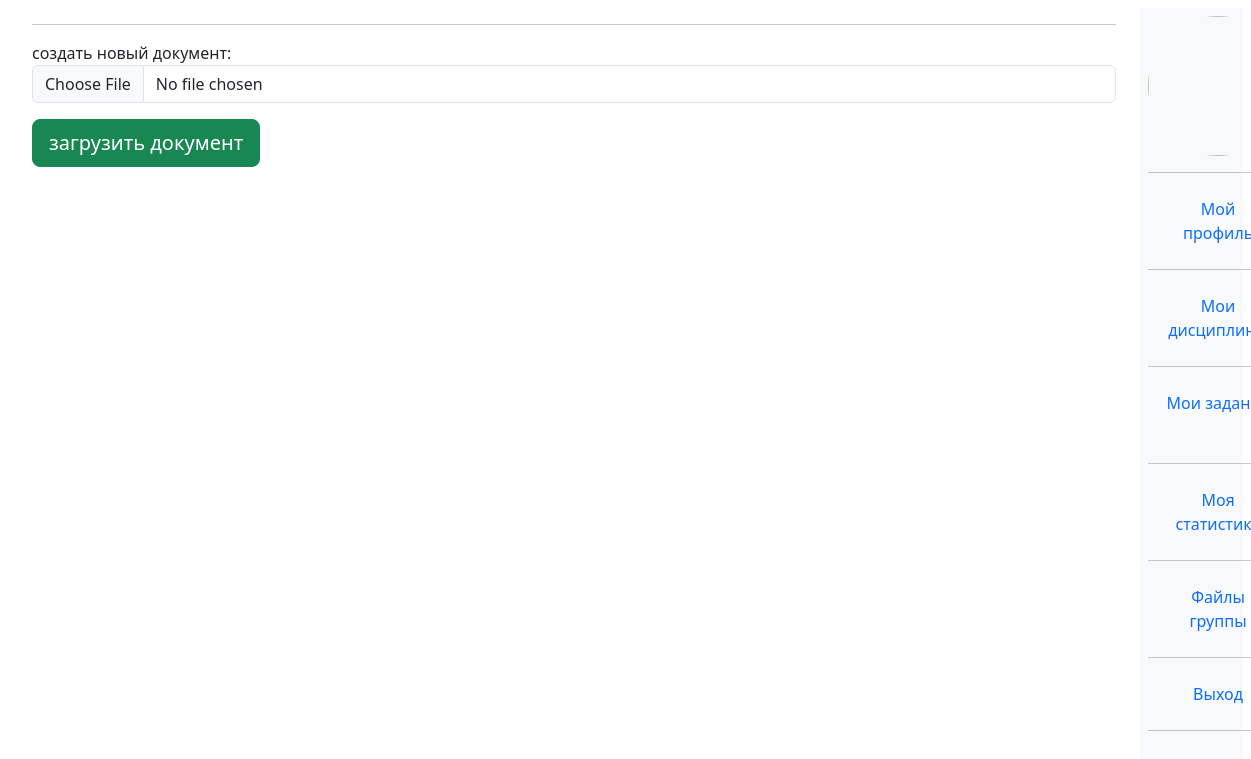
The page /student/group_files/subject/1 (signed in) on the database as committed earlier.
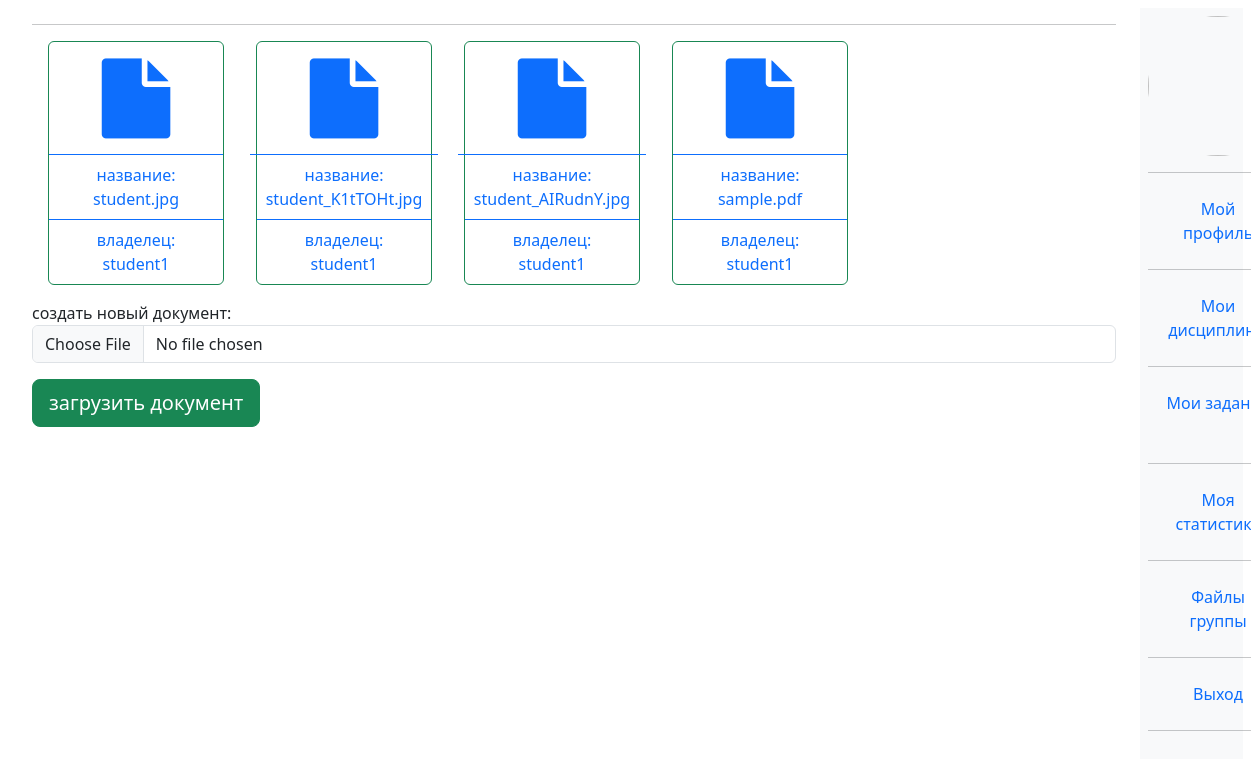
The same page on the database as committed later.
### univ_app/models.py (models this page shows, shortened)
class Document(models.Model):
    title = models.CharField(max_length=200, default = '', blank = True)
    subject = models.ForeignKey("Subject", blank = True, null = True, on_delete = models.SET_NULL)
    student = models.ForeignKey("Student", blank = True, null = True, on_delete = models.SET_NULL)
    doc = models.FileField(upload_to = "uploads/documents/", null = True)
    @property
    def filename(self):
        return os.path.basename(self.doc.name)

class Student(models.Model):
    user = models.OneToOneField(User, null=True, blank=True, on_delete=models.CASCADE)
    st_group = models.ForeignKey("StGroup", blank = True, null = True, on_delete = models.SET_NULL)
    profile_picture = models.ImageField(upload_to = "uploads/profile_pictures/%Y/", default = "student.jpg", null = True)
    def __str__(self):
        return self.user.username

### univ_app/decorators.py (the view)
        def wrapper(request, *args, **kwargs):
            group = None
            if request.user.groups.exists():
                group = request.user.groups.all()[0].name
            if group in allowed_groups:
                return view_func(request, *args, **kwargs)
            else:
                return HttpResponse("У вас нет прав доступа к этой странице")

### univ_app/forms.py
class DocumentForm(forms.ModelForm):
    class Meta:
        model = Document
        fields = ['doc']
        labels = {
            'doc': "создать новый документ",
        }
    def __init__(self, *args, **kwargs):
        super(DocumentForm, self).__init__(*args, **kwargs)
        for name, field in self.fields.items():
            field.widget.attrs.update({'class': 'form-control'})

### univ_app/context_processors.py (called while the page is built)
def get_profile_picture_form(request):
    picture_form = PictureForm
    return {"picture_form": picture_form}

### univ_app/templatetags/user_tags.py (called while the page is built)
@register.filter(name='has_group')
def has_group(user, group_name):
    return user.groups.filter(name=group_name).exists()

### univ_app/views.py (called while the page is built, shortened)
@allowed_users(allowed_groups = ["student"])
def s_group_files_subject(request,subject_id):
    student = request.user.student
    subject = Subject.objects.get(id = subject_id)
    docs = subject.document_set.all()
    form = DocumentForm()
    ctx = {
        "docs":docs,
        "subject" : subject,
        "form":form,
    }
    return render(request, "student_views/s_group_files_subject.html", ctx)

### templates/student_views/s_group_files_subject.html (shortened to what this page needs)
{%extends "base.html"%}
{% block s_group_files_subject %}
<div class = "container-fluid">
  <hr>
  <div class="d-flex flex-wrap ">
    {%for doc in docs%}
    <div class="card border-success align-items-center text-center mb-3 mx-3" style="max-width: 11rem;">
      <div class="card-body text-primary">
        <p class="card-text"><a class="mb-1" href = {{doc.doc.url}}> <i class="fa fa-file fa-5x"></i> </a></p>
      </div>
      <div class=" text-primary card-footer bg-transparent border-primary">название: {{doc.filename|slice:":20"}}</div>
      <div class=" text-primary card-footer bg-transparent border-primary">владелец: {{doc.student|slice:":20"}}</div>
    </div>
    {%endfor%}
  </div>
  <form class="form-group" action="{% url 's_group_files_subject' subject.id   %}" method="post" enctype="multipart/form-data">
    {{form.as_p}}
    <button class = "btn btn-success btn-lg" type="submit" name="button"> загрузить документ </button>
  </form>
</div>
{% endblock %}

Rows that differ between the two databases and show on the page:
added Document: filename "student.jpg", student "student1"
added Document: filename "student_K1tTOHt.jpg", student "student1"
added Document: filename "student_AIRudnY.jpg", student "student1"
added Document: filename "sample.pdf", student "student1"
